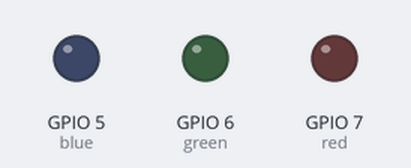
Recording of a sketch running on a simulated ESP32-C3. Parts: output pins drawn as LEDs (lit = HIGH). Uploads are accepted with an empty reply; nothing arrives over Bluetooth unless stated; what the sketch prints to the serial monitor is not drawn.

Above: at 4.1 s.
At 6.81 s:
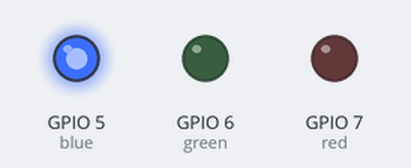
Timing chart, 0 to 11.7 s (numbered marks = the images above):
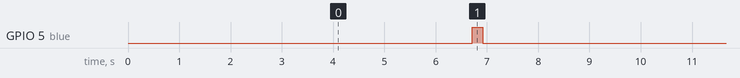

The sketch:

proximityDetection.ino
```cpp
#include <HTTPClient.h>

#include <ArduinoJson.h>

#include <BLEDevice.h>
#include <BLEUtils.h>
#include <BLEScan.h>
#include <BLEAdvertisedDevice.h>

//LEDs
int blue = 5;
int green = 6;
int red = 7;

HTTPClient http;
String server = "http://172.20.10.2:7005/";
String current_status = "current_status";
String ble_mac_addresses = "ble_mac";

const char* UBIDOTS_TOKEN = "BBFF-0mYAG51tYbnT7cBHyyCCieFnzBcN8A";  // Put here your Ubidots TOKEN
const char* WIFI_SSID = "iPhone-Ayushman";                          // Put here your Wi-Fi SSID
const char* WIFI_PASS = "wifilelo123";                              // Put here your Wi-Fi password

// Ubidots
#include <Ubidots.h>
Ubidots ubidots(UBIDOTS_TOKEN, UBI_HTTP);


const int maxDevices = 10;                // max number of devices that can be monitored
String devicesOfInterest[maxDevices];     // identification of the devices being monitored
int nDevices = 0;                         // number of devices being monitored

int nDevicesFound = 0;                    // number of devices of interest detected and within threshold
int devicesFound[maxDevices];             // the devices detected by the scan within threshold (-1 represents no value)

bool deviceFound[maxDevices];
bool deviceInRange[maxDevices];

int thresholdRSSI = -55;
int timeOfScan = 5;

void getMonitoredDevices()
{
  String getURL = server + ble_mac_addresses;
  http.begin(getURL.c_str());

  int responseCode = http.GET();
  String payload = http.getString();

  http.end();

  // Serial.print("GET DEVICES PAYLOAD: ");
  // Serial.println(payload);

  StaticJsonDocument<400> doc;
  DeserializationError error = deserializeJson(doc, payload);

  // Test if parsing succeeds.
  if (error) {
    // Serial.print(F("deserializeJson() failed: "));
    // Serial.println(error.f_str());
    return;
  }

  nDevices = doc["devices"].size();
  for(int i = 0 ; i  < nDevices ; ++i)
  {
    const char* temp = doc["devices"][i];
    devicesOfInterest[i] = String(temp);

    Serial.print("Device: ");
    Serial.println(devicesOfInterest[i]);
  }

}

bool sendDeviceStatus(bool deviceInRange)
{
  String postURL = server + current_status;
  http.begin(postURL.c_str());

  http.addHeader("Content-Type", "application/json");

  StaticJsonDocument<400> doc;
  JsonObject object = doc.to<JsonObject>();
  object["is_present"] = deviceInRange;
  object["n_devices_found"] = nDevicesFound;

  StaticJsonDocument<400> doc1;
  JsonArray array = doc1.to<JsonArray>();
  for(int i = 0 ; i < nDevicesFound ; ++i)
  {
    array.add(devicesFound[i]);
    Serial.print("Found Device: ");
    Serial.println(devicesFound[i]);
  }

  object["devices_found"] = array;

  String jsonString;
  serializeJson(doc, jsonString);

  Serial.print("DATA SENT via POST: ");
  Serial.println(jsonString);

  int responseCode = http.POST(jsonString);

  if(responseCode > 0)
  {
    // Serial.print("POST Request Successful. Code: ");
    // Serial.println(responseCode);
    return 1;
  }
  else
  {
    // Serial.print("Error in POST Request: ");
    // Serial.println(responseCode);
    return 0;
  }

  http.end();
}

bool getCommonDeviceStatus()
{
  String getURL = server + current_status;
  http.begin(getURL.c_str());

  int responseCode = http.GET();
  String payload = http.getString();

  http.end();

  Serial.print("GET STATUS PAYLOAD: ");
  Serial.println(payload);

  StaticJsonDocument<400> doc;
  DeserializationError error = deserializeJson(doc, payload);

  // Test if parsing succeeds.
  if (error) {
    Serial.print(F("deserializeJson() failed: "));
    Serial.println(error.f_str());
    return 0;
  }

  Serial.print("Device Status Received: ");
  bool value = doc["is_present"];
  Serial.println(value);
  return value;
}

int deviceRSSI; // temp variable for checking RSSI
class MyAdvertisedDeviceCallbacks: public BLEAdvertisedDeviceCallbacks{
  void onResult(BLEAdvertisedDevice advertisedDevice)
  {

    deviceRSSI = advertisedDevice.getRSSI();

    for(int i = 0 ; i < nDevices ; ++i)
    {

      if((strcmp(advertisedDevice.getAddress().toString().c_str(), devicesOfInterest[i].c_str()) == 0) ||
         (advertisedDevice.haveName() && (strcmp(advertisedDevice.getName().c_str(), devicesOfInterest[i].c_str()) == 0)))
      {
        deviceFound[i] = true;
        if(deviceRSSI > thresholdRSSI)
        {
          deviceInRange[i] = true;
        }
      }

    }

    // if(deviceRSSI > thresholdRSSI)
    //   Serial.printf("Advertised Device: %s\n", advertisedDevice.toString().c_str());

  }
};

BLEScan* bleDeviceScanner;

void setup() {
  Serial.begin(115200);

  // Ubidots
  while(!ubidots.wifiConnect(WIFI_SSID, WIFI_PASS))
  {
    //  wait for WiFi connection
    delay(500);
    Serial.println("Waiting for WiFi ... ");
  }

  //  DEFINE LED PIN  //
  pinMode(red, OUTPUT);
  pinMode(green, OUTPUT);
  pinMode(blue, OUTPUT);

  Serial.println("Scanning for BLE Devices...");

  BLEDevice::init("M5StampC3");
  bleDeviceScanner = BLEDevice::getScan();
  bleDeviceScanner->setAdvertisedDeviceCallbacks(new MyAdvertisedDeviceCallbacks());

  // some parameters related to the scan
  bleDeviceScanner->setActiveScan(true);
  bleDeviceScanner->setInterval(100);
  bleDeviceScanner->setWindow(99);

}

void loop() {

  Serial.println(F("---------------------------------------------------------- NEW SCAN -----------------------------------------------------------------"));

  getMonitoredDevices();

  // reset the values to be updated in the scan
  for(int i = 0 ; i < maxDevices ; ++i)
  {
    deviceFound[i] = false;
    deviceInRange[i] = false;
  }

  nDevicesFound = 0;

  bool anyDeviceInRange = false;
  int deviceId = -1;

  BLEScanResults foundDevices = bleDeviceScanner->start(timeOfScan, false);


  int index = 0;
  for(int i = 0 ; i < nDevices ; ++i)
  {
    if(deviceFound[i])
    {
      Serial.printf("Device %d detected by the scan. Identification: ", i);
      Serial.println(devicesOfInterest[i].c_str());

      if(deviceInRange[i])
      {
        Serial.printf("Device %d is within the set threshold.\n", i);
        anyDeviceInRange = true;
        deviceId = i;

        devicesFound[index] = i;
        index++;
      }
    }
  }

  nDevicesFound = index;

  if(anyDeviceInRange == true)
  {
    Serial.println(F("At least one device of interest was in range."));

  }
  else
  {
    Serial.println(F("No device of interest was in range."));
  }

  Serial.println(F("Sending values to Backend..."));

  bool sentToBackend = false;
  digitalWrite(blue, HIGH);
  sentToBackend = sendDeviceStatus(anyDeviceInRange);

  if(sentToBackend)
  {
    Serial.println(F("Values sent to Backend Successfully."));
  }
  else
  {
    Serial.println(F("Values couldn't be sent to Backend."));
  }

  digitalWrite(blue, LOW);

  bool currentDeviceStatus = getCommonDeviceStatus();
  ubidots.add("deviceDetected", currentDeviceStatus);
  ubidots.add("deviceId", deviceId);

  delay(200);
  Serial.println(F("Sending values to Ubidots..."));

  bool bufferSent = false;
  digitalWrite(red, HIGH);

  bufferSent = ubidots.send();

  if(bufferSent)
  {
    Serial.println("Values sent to Ubidots successfully.");
  }
  else
  {
    Serial.println("Values couldn't be sent to Ubidots.");
  }

  digitalWrite(red, LOW);


  bleDeviceScanner->clearResults();
  delay(2000);
}
```

Measured:
- by itself, GPIO 5 (blue): alternates HIGH for 0.21 s and LOW for 7.6 s
